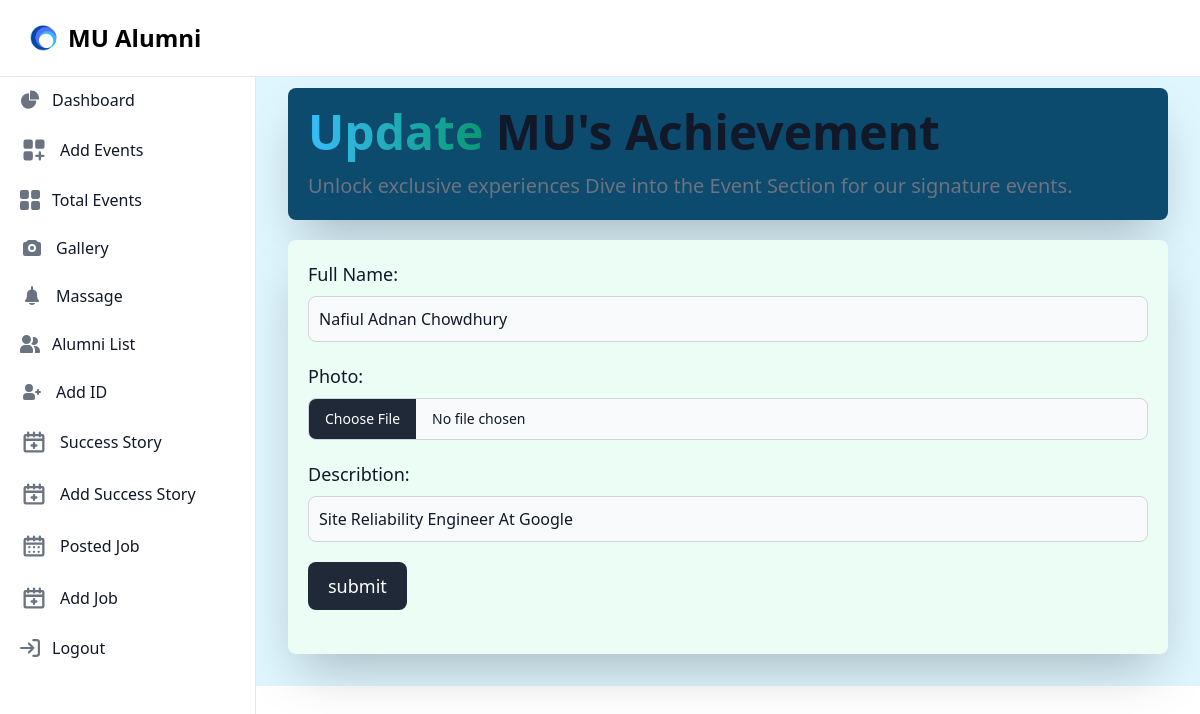
/Admin/success_edit.php?edit=6, run on the app's committed database.
### tables this page shows
CREATE TABLE `success_story` (
  `id` int(11) NOT NULL,
  `fullName` varchar(255) NOT NULL,
  `Photo` varchar(255) NOT NULL,
  `Bio` varchar(1000) NOT NULL
);

### Admin/success_edit.php (the view, shortened to what this page needs)
<script src="https://cdn.tailwindcss.com"></script>
    <link rel="stylesheet" href="https://cdnjs.cloudflare.com/ajax/libs/flowbite/2.3.0/flowbite.css" />
    <link rel="stylesheet" href="./css/style.css">
<div class="admin">
         <?php
         require_once("navigation.php");
         ?>
         <?php
         require_once("aside.php");
         ?>
        <div class="p-4 sm:ml-64 bg-[#DFF6FF]">
         <div class="p-4  border-gray-200 rounded-lg dark:border-gray-700 mt-14">
            <div class="seccess">
               <div class="add-seccess">
                  <div class="title bg-sky-900 mb-5 p-5 rounded-lg shadow-2xl">
                     <h1 class="mb-4 text-2xl font-extrabold text-gray-900 dark:text-white md:text-5xl lg:text-5xl"><span class="text-transparent bg-clip-text bg-gradient-to-r to-emerald-600 from-sky-400">Update </span>MU's Achievement</h1>
                     <p class="text-lg font-normal text-gray-500 lg:text-xl dark:text-gray-400">Unlock exclusive experiences  Dive into the Event Section for our signature events.</p>
                  </div>
                  <div class="succes-form bg-emerald-50 p-5 rounded-lg shadow-2xl">
                     <?php
                      require("../config/configer.php");
                      if(isset($_GET['edit'])){
                        $edit_id=$_GET['edit'];
                        $edit_info="SELECT * FROM `success_story` WHERE $edit_id";
                        $edit_query=mysqli_query($connect,$edit_info);
                        $edit_data=mysqli_fetch_array($edit_query);
                        $fullName=$edit_data['fullName'];
                        $Photo=$edit_data['Photo'];
                        $EditBio=$edit_data['Bio'];
                      }
                     ?>
                     <form class="mx-auto" action="add_success_story.php" method="POST" enctype="multipart/form-data">
                        <label for="title" class="block mb-2 text-lg font-medium text-gray-900 dark:text-black">Full Name:  </label>
                        <input type="text" id="title" value="<?php echo $fullName; ?>" name="full_name"  class="rounded-lg bg-gray-50 border border-gray-300 text-gray-900 w-full focus:ring-blue-500 p-2.5" placeholder="event title" requied>
                        <label for="photo" class="block mb-2 mt-5 text-lg font-medium text-gray-900 dark:text-black">Photo: </label>
                        <input class="block w-full  bg-gray-50 text-sm text-gray-900 border border-gray-300 rounded-lg  cursor-pointer dark:text-gray-400 focus:outline-none " aria-describedby="user_avatar_help" value="<?php echo $Photo; ?>" name="photo" id="user_avatar" type="file" required>
                        <label for="des" class="block mb-2 mt-5 text-lg font-medium text-gray-900 dark:text-black">Describtion: </label>
                        <input type="text" id="des" value="<?php echo $EditBio; ?>" name="des"  class="rounded-lg bg-gray-50 border border-gray-300 text-gray-900 w-full focus:ring-blue-500 p-2.5" placeholder="Describtion " required>
                        <input type="submit" value="submit" name="submit" class="mt-5 text-white bg-gray-800 hover:bg-gray-900 focus:outline-none focus:ring-4 focus:ring-gray-300 font-medium rounded-lg text-lg px-5 py-2.5 me-2 mb-2 dark:bg-gray-800 dark:hover:bg-gray-700 dark:focus:ring-gray-700 dark:border-gray-700"></input>
                     </form>
                   </div>
                </div>
              </div>
            </div>
         </div>
      </div>

### data on the page
success_story: full_name "Nafiul Adnan Chowdhury", des "Site Reliability Engineer At Google"
